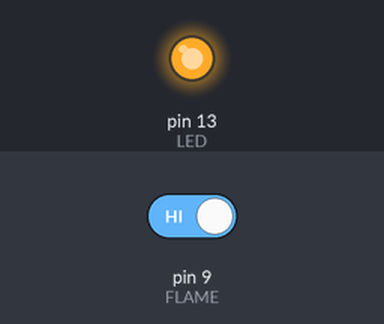
The sketch below on a simulated Arduino Uno, built with avr-gcc and run on an emulated ATmega328P. Parts: output pins drawn as LEDs (lit = HIGH). Inputs (shaded band) come from the test bench; at power-on: pin 9 (FLAME) HIGH.

Above: at 1.2 s.
1.3 s: pin 9 (FLAME) driven LOW
At 1.7 s:
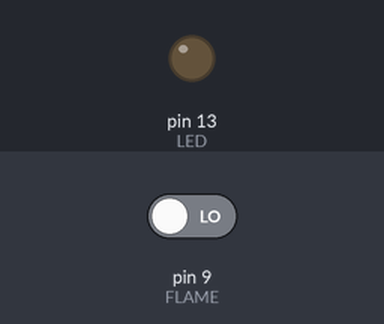
2.8 s: pin 9 (FLAME) driven HIGH
At 4.1 s:
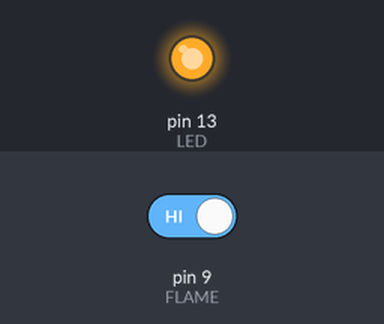
Timing chart, 0 to 5.8 s (numbered marks = the images above; inputs shaded):
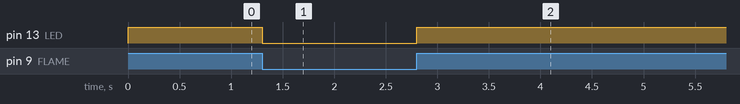

Measured:
- after the input at 1.3 s, pin 13 (LED): HIGH → LOW at once
- after the input at 2.8 s, pin 13 (LED): LOW → HIGH at once

The sketch:

sensor_flame.ino
```cpp
// FLAME SENSOR - SENSOR DE LLAMA
// Sensor que detecta una llama, el potenciometro sirve para calibrar la distancia
// Tiene una salida analogica y otra digital
// El sensor rojo de 4 pines devuelve 1 cuando detecta,
// y el sensor azul de 3 pines devuelve 0 cuando detecta
/*
GND - GND
Vcc - 5v
A0  - A0
D0  - D9
*/

const int LED=13;
const int FLAME = 9;

void setup(){
  pinMode(LED, OUTPUT);
  pinMode(FLAME, INPUT);
}


void loop(){
  digitalWrite(LED, digitalRead(FLAME));
}
```
